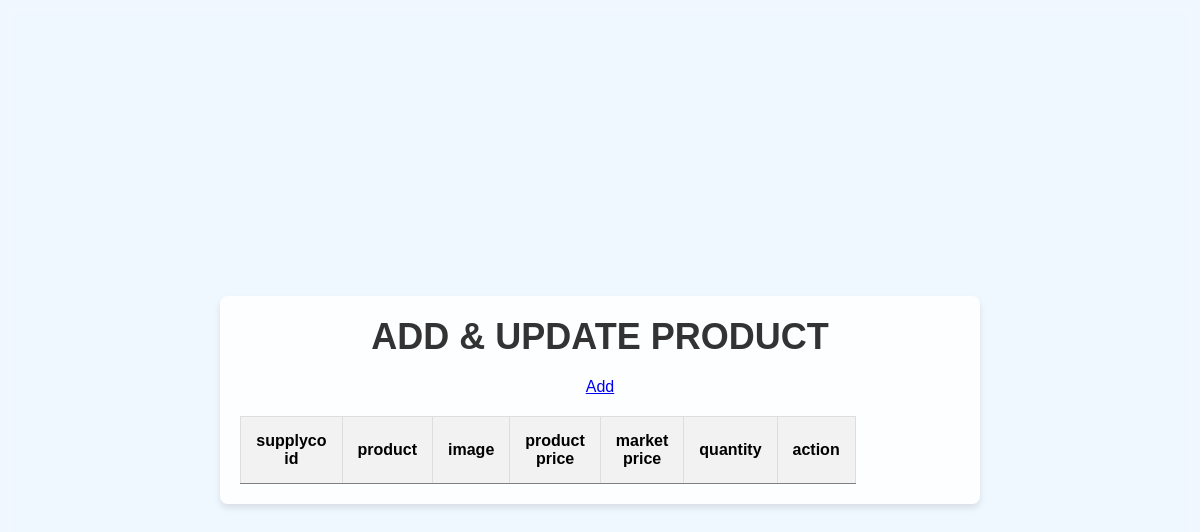
The page /addandmanageproduct on the database as committed earlier.
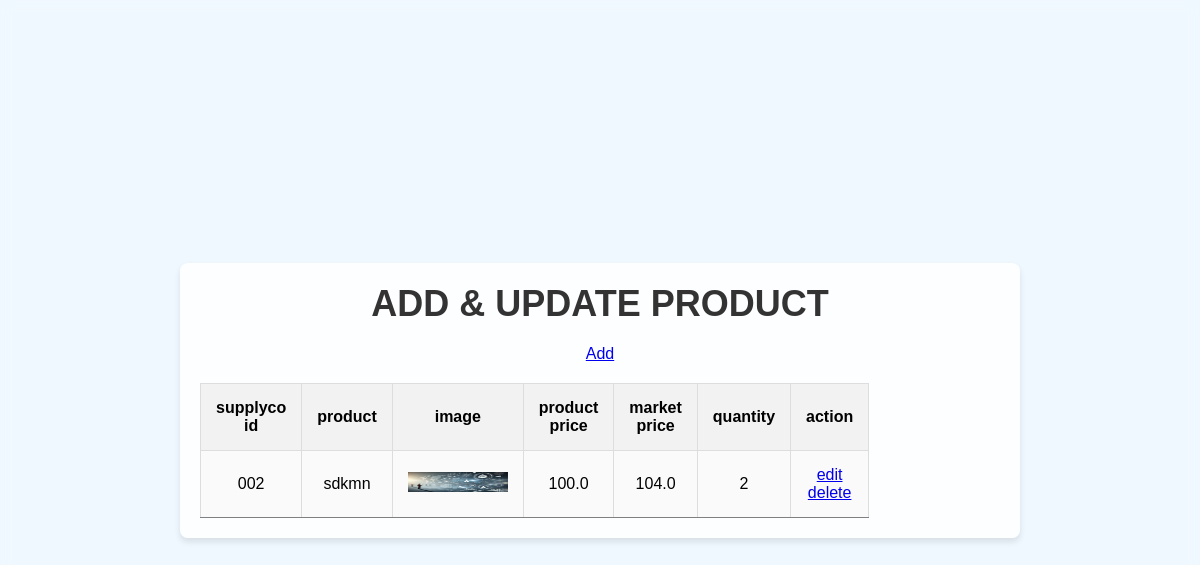
The same page on the database as committed later.
### administrator/models.py (models this page shows)
class producttable(models.Model):
    SUPPLYCO=models.ForeignKey(supplycoprofile,on_delete=models.CASCADE,null=True,blank=True)
    productid=models.CharField(max_length=100,null=True,blank=True)
    name=models.CharField(max_length=100,null=True,blank=True)
    image=models.FileField()
    description=models.CharField(max_length=200,null=True,blank=True)
    price=models.FloatField(null=True,blank=True)
    marketprice=models.FloatField(null=True,blank=True)
    quantity=models.CharField(max_length=100,null=True,blank=True)

### administrator/views.py (the view)
# urls.py: path('addandmanageproduct',addandmanageproduct.as_view(),name='addandmanageproduct'),
class addandmanageproduct(View):
    def get(self,request):
        c=producttable.objects.all()
        return render(request,'supplyco/add&manageproduct/addandmanageproduct.html',{'a':c})

### templates/supplyco/add&manageproduct/addandmanageproduct.html (shortened to what this page needs)
{% load static %}
<!DOCTYPE html>
<html lang="en">
<head>
    <link rel="stylesheet" href="{% static 'css/addandmanageproduct.css' %}">
</head>
<body>
    <div class="container">
        <h1>ADD & UPDATE PRODUCT</h1>
        <table border="1">
            <thead>
                <tr>
                    <th>supplyco id</th>
                    <th>product</th>
                    <th>image</th>
                    <th>product price</th>
                    <th>market price</th>
                    <th>quantity</th>
                    <th>action</th>
                </tr>
            </thead>
            <tbody>
                {% for i in a %}
        <tr>
            <td>{{i.productid}}</td>
            <td>{{i.name}}</td>
            <td><img src="{{i.image.url}}" width="100" height="20"></td>
            <td>{{i.price}}</td>
            <td>{{i.marketprice}}</td>
            <td>{{i.quantity}}</td>
            <td>
                <a href="/editproduct/{{i.id}}">edit</a>
                <a href="/deleteproduct/{{i.id}}" class="">delete</a>
            </td>
        </tr>
        {% endfor %}
        <tr>
            <a href="addproduct">Add</a>
        </tr>
            </tbody>
        </table>
    </div>
</body>
</html>

Rows that differ between the two databases and show on the page:
added producttable: productid "002", name "sdkmn", image (picture), price "100.0", marketprice "104.0", quantity "2"
